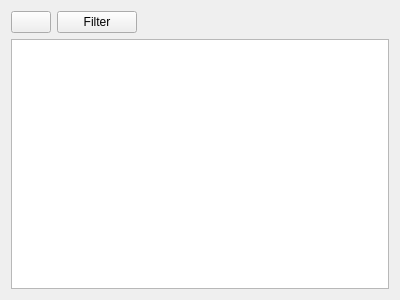
<?xml version="1.0" encoding="UTF-8"?>
<ui version="4.0">
 <class>LogWidget</class>
 <widget class="QWidget" name="LogWidget">
  <property name="geometry">
   <rect>
    <x>0</x>
    <y>0</y>
    <width>400</width>
    <height>300</height>
   </rect>
  </property>
  <property name="windowTitle">
   <string>Log</string>
  </property>
  <property name="windowIcon">
   <iconset resource="../../res.qrc">
    <normaloff>:/actions/resources/actions/document-preview.png</normaloff>:/actions/resources/actions/document-preview.png</iconset>
  </property>
  <layout class="QVBoxLayout" name="verticalLayout">
   <item>
    <layout class="QHBoxLayout" name="horizontalLayout">
     <item>
      <widget class="QPushButton" name="Clear">
       <property name="text">
        <string/>
       </property>
       <property name="icon">
        <iconset resource="../../res.qrc">
         <normaloff>:/actions/resources/actions/edit-delete.png</normaloff>:/actions/resources/actions/edit-delete.png</iconset>
       </property>
      </widget>
     </item>
     <item>
      <widget class="QPushButton" name="pushButton_2">
       <property name="text">
        <string>Filter</string>
       </property>
       <property name="icon">
        <iconset resource="../../res.qrc">
         <normaloff>:/actions/resources/actions/view-filter.png</normaloff>:/actions/resources/actions/view-filter.png</iconset>
       </property>
      </widget>
     </item>
     <item>
      <spacer name="horizontalSpacer">
       <property name="orientation">
        <enum>Qt::Horizontal</enum>
       </property>
       <property name="sizeHint" stdset="0">
        <size>
         <width>40</width>
         <height>20</height>
        </size>
       </property>
      </spacer>
     </item>
    </layout>
   </item>
   <item>
    <widget class="QTextEdit" name="textEdit"/>
   </item>
  </layout>
 </widget>
 <resources>
  <include location="../../res.qrc"/>
 </resources>
 <connections/>
</ui>
